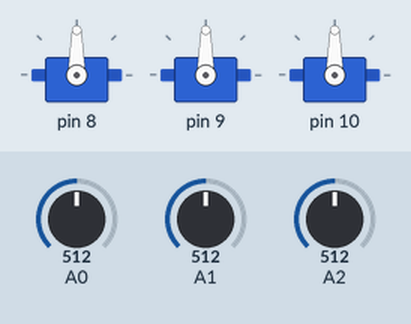
This sketch was run on a simulated Arduino Uno, built with avr-gcc and run on an emulated ATmega328P. On the bench: 3 × servo. The inputs (shaded band) are chosen by the test bench; at power-on: A0 = 512, A1 = 512, A2 = 512. What the sketch prints to the serial monitor is not drawn.

Above: at 0.1 s.
At 3.1 s:
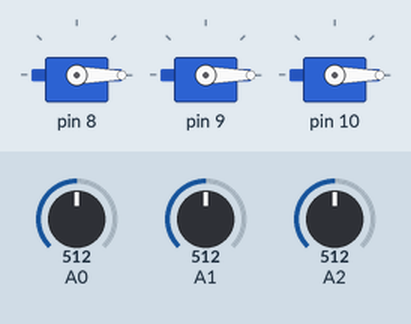
At 13.32 s:
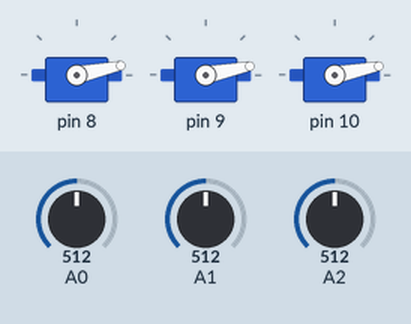
At 21.55 s:
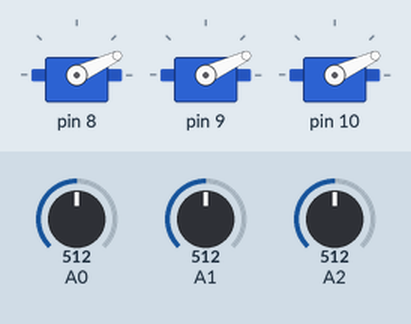
At 30.38 s:
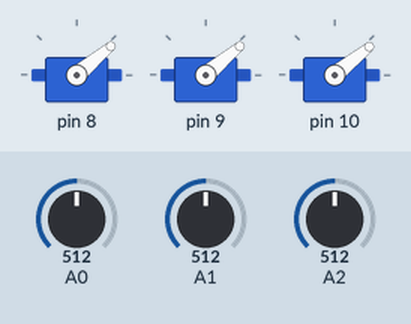
At 39.81 s:
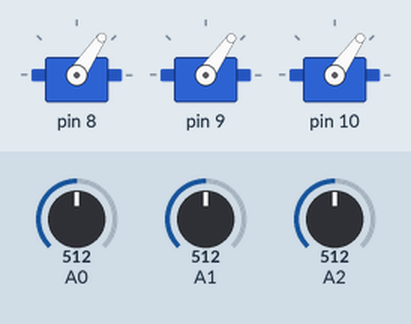
Timing chart, 0 to 40.0 s (numbered marks = the images above):
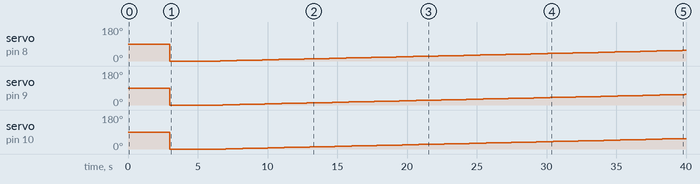

The sketch:

Read_Servo_POT.pde
```cpp
#include <Hacked_servo.h>
#include <Servo.h>

#define NUMBER_OF_SERVOS 3
#define SAMPLE_SIZE 4

Hacked_servo myservo[NUMBER_OF_SERVOS];

void setup()
{
  if(NUMBER_OF_SERVOS >= 1)
  {
    myservo[0].attach(8,A0); // attaches the servo object 0 to pin A0 and 8 on ports 1 and 2 respectiverly.
  }

  if(NUMBER_OF_SERVOS >= 2)
  {
    myservo[1].attach(9,A1); // attaches the servo object 1 to pin A1 and 9 on ports 3 and 4 respectiverly.
  }

  if(NUMBER_OF_SERVOS >= 3)
  {
    myservo[2].attach(10,A2); // attaches the servo object 1 to pin A1 and 9 on ports 3 and 4 respectiverly.
  }

  if(NUMBER_OF_SERVOS >= 4)
  {
    myservo[3].attach(11,A3); // attaches the servo object 1 to pin A1 and 9 on ports 3 and 4 respectiverly.
  }

  Serial.begin(115200);
}


void loop() // Sweep the servo and read the pot oupput throughout.
{
  delay(3000);

  int angle=0;
  double raw_data[NUMBER_OF_SERVOS];

  //-- Init all servos to 0º
  for(int servo=0; servo<NUMBER_OF_SERVOS; servo++)
  {
    myservo[servo].write(0);
  }
  delay(3000);

  Serial.println("Angle Servo-1 Servo-2 Servo-5");
  //Serial.println("Angle Servo-1");
  Serial.println(' ');

  for(unsigned int itr=0; itr<SAMPLE_SIZE; itr++)
  {
    for(angle=0; angle<=180; angle++)
    {
      Serial.print(angle);
      Serial.print(' ');
      for(int servo=0; servo<NUMBER_OF_SERVOS; servo++)
      {
        myservo[servo].write(angle);
        delay(200);
        raw_data[servo] = myservo[servo].readPos_raw();
        Serial.print(raw_data[servo]);
        Serial.print(' ');
      }
      Serial.println(' ');
    }

    for(angle=180; angle>=0; angle--)
    {
      Serial.print(angle);
      Serial.print(' ');
      for(int servo=0; servo<NUMBER_OF_SERVOS; servo++)
      {
        myservo[servo].write(angle);
        delay(200);
        raw_data[servo] = myservo[servo].readPos_raw();
        Serial.print(raw_data[servo]);
        Serial.print(' ');
      }
      Serial.println(' ');
    }

    Serial.println(' ');
    Serial.println(' ');
  }

  while(1);
}
```

Measured:
- by itself, servo on pin 8: 90° → 0° at 3.0 s, → 1° 3.6 s later, → 2° 0.60 s later, → 3° 0.60 s later, … (57 changes in this stretch)
- by itself, servo on pin 9: 90° → 0° at 3.0 s, → 1° 3.8 s later, → 2° 0.60 s later, → 3° 0.60 s later, … (57 changes in this stretch)
- by itself, servo on pin 10: 90° → 0° at 3.0 s, → 1° 4.0 s later, → 2° 0.60 s later, → 3° 0.60 s later, … (56 changes in this stretch)
